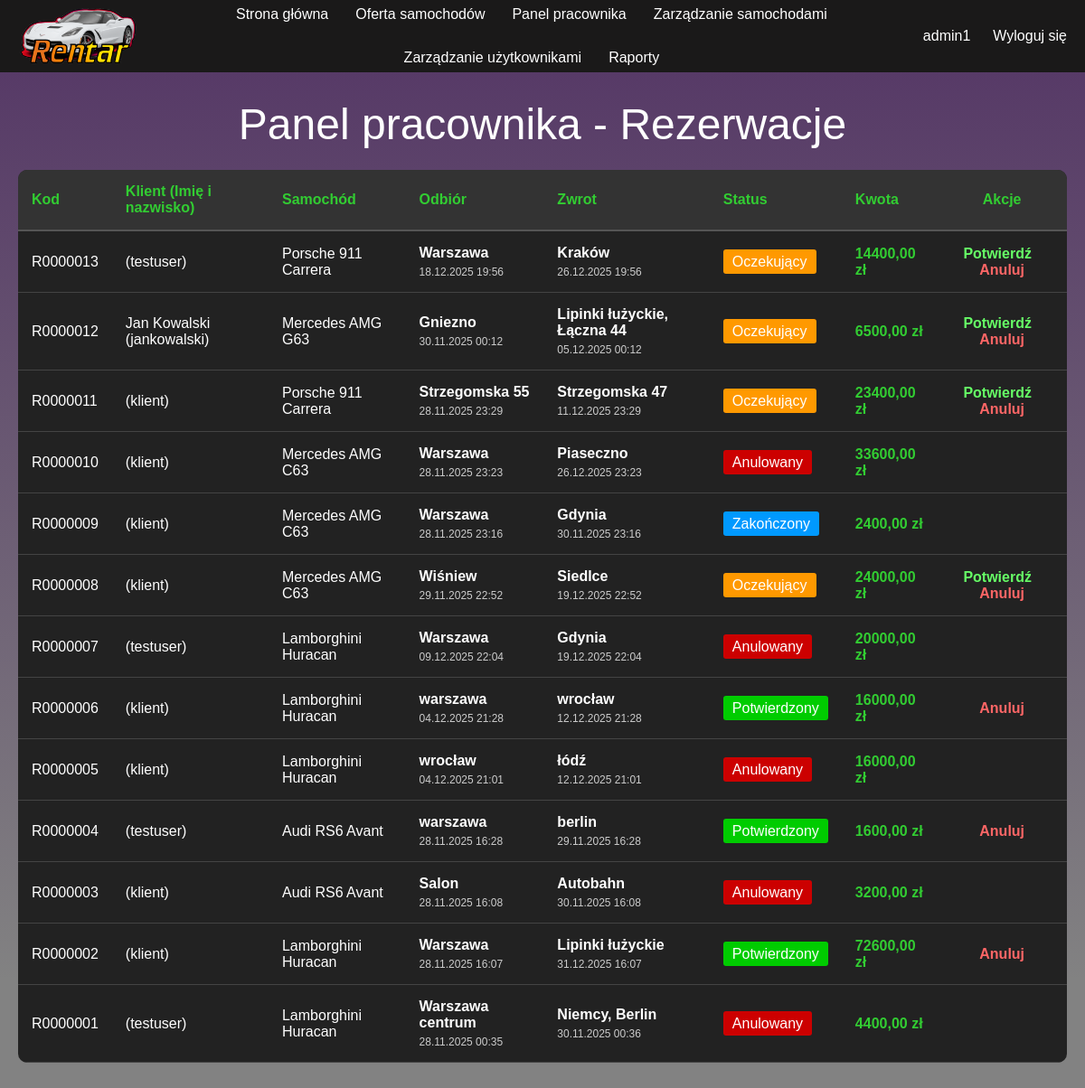
Page /panel-pracownika/ (signed in) on the earlier database version.
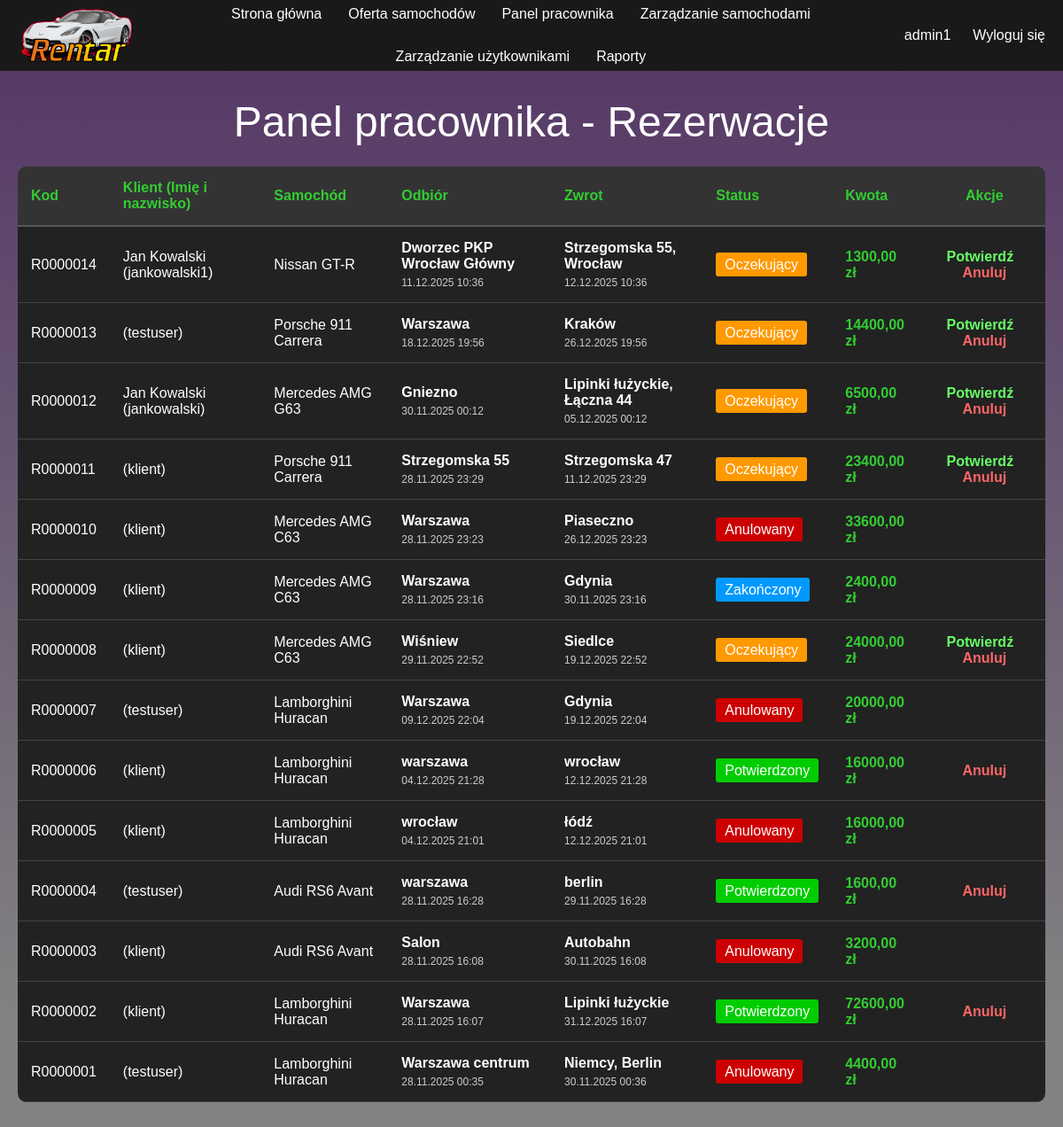
Same page on the later database version.
### rentar_app/models.py (models this page shows, shortened)
class Rezerwacja(models.Model):
    STATUS_CHOICES = [
        ('oczekujacy', 'Oczekujący'),
        ('potwierdzony', 'Potwierdzony'),
        ('zakonczony', 'Zakończony'),
        ('anulowany', 'Anulowany'),
    ]
    klient = models.ForeignKey(User, on_delete=models.CASCADE, related_name='rezerwacje_klient')
    imie_klienta = models.CharField(max_length=100, blank=True)
    nazwisko_klienta = models.CharField(max_length=100, blank=True)
    samochod = models.ForeignKey(Samochod, on_delete=models.CASCADE, related_name='rezerwacje')
    data_odbioru = models.DateTimeField()
    data_zwrotu = models.DateTimeField()
    miejsce_odbioru = models.CharField(max_length=200)
    miejsce_zwrotu = models.CharField(max_length=200)
    status = models.CharField(max_length=20, choices=STATUS_CHOICES, default='oczekujacy')
    pracownik_potwierdzajacy = models.ForeignKey(User, on_delete=models.SET_NULL, null=True, blank=True, related_name='rezerwacje_potwierdzone')
    data_utworzenia = models.DateTimeField(auto_now_add=True)
    data_modyfikacji = models.DateTimeField(auto_now=True)
    kod_rezerwacji = models.CharField(max_length=50, unique=True, editable=False)
    kwota_razem = models.DecimalField(max_digits=8, decimal_places=2, default=0)

class Samochod(models.Model):
    STATUS_CHOICES = [
        ('dostepny', 'Dostępny'),
        ('niedostepny', 'Niedostępny'),
    ]
    SKRZYNIA_CHOICES = [
        ('manualna', 'Manualna'),
        ('automatyczna', 'Automatyczna'),
    ]
    NAPED_CHOICES = [
        ('rwd', 'RWD'),
        ('awd', 'AWD'),
        ('fwd', 'FWD'),
    ]
    nazwa = models.CharField(max_length=100)
    rocznik = models.IntegerField()
    pojemnosc_silnika = models.CharField(max_length=50)
    moc = models.IntegerField()
    przyspieszenie = models.CharField(max_length=50)
    predkosc_maksymalna = models.IntegerField()
    skrzynia_biegow = models.CharField(max_length=20, choices=SKRZYNIA_CHOICES)
    liczba_miejsc = models.IntegerField()
    naped = models.CharField(max_length=10, choices=NAPED_CHOICES)
    cena_za_dobe = models.DecimalField(max_digits=8, decimal_places=2)
    status = models.CharField(max_length=20, choices=STATUS_CHOICES, default='dostepny')
    kod_samochodu = models.CharField(max_length=50, unique=True, editable=False)
    zdjecie = models.ImageField(upload_to='samochody/', null=True, blank=True)
    data_utworzenia = models.DateTimeField(auto_now_add=True)

### rentar_app/views.py (the view)
# urls.py: path('panel-pracownika/', views.panel_pracownika, name='panel_pracownika'),
@login_required(login_url='login')
def panel_pracownika(request):
    try:
        uzytkownik=Uzytkownik.objects.get(user=request.user)
        if uzytkownik.rola not in['pracownik','admin']:
            messages.error(request,'Dostęp tylko dla pracowników.')
            return redirect('index')
    except Uzytkownik.DoesNotExist:
        messages.error(request,'Błąd: profil użytkownika nie istnieje.')
        return redirect('index')
    rezerwacje=Rezerwacja.objects.order_by('-data_utworzenia')
    context={'rezerwacje':rezerwacje}
    return render(request,'panel_pracownika.html',context)

### rentar_app/templates/panel_pracownika.html (shortened to what this page needs)
{% extends 'base.html' %}
{% block content %}
<div style="max-width: 1200px;margin: 30px auto;padding: 0 20px;">
    <h1 class="tytul">Panel pracownika - Rezerwacje</h1>
    {% if rezerwacje %}
        <div style="overflow-x: auto;">
            <table style="width: 100%;background-color: #222222;border-collapse: collapse;">
                <thead>
                    <tr style="background-color: #333;">
                        <th style="color: limegreen;padding: 15px;text-align: left;border-bottom: 2px solid #555;">Kod</th>
                        <th style="color: limegreen;padding: 15px;text-align: left;border-bottom: 2px solid #555;">Klient (Imię i nazwisko)</th>
                        <th style="color: limegreen;padding: 15px;text-align: left;border-bottom: 2px solid #555;">Samochód</th>
                        <th style="color: limegreen;padding: 15px;text-align: left;border-bottom: 2px solid #555;">Odbiór</th>
                        <th style="color: limegreen;padding: 15px;text-align: left;border-bottom: 2px solid #555;">Zwrot</th>
                        <th style="color: limegreen;padding: 15px;text-align: left;border-bottom: 2px solid #555;">Status</th>
                        <th style="color: limegreen;padding: 15px;text-align: left;border-bottom: 2px solid #555;">Kwota</th>
                        <th style="color: limegreen;padding: 15px;text-align: center;border-bottom: 2px solid #555;">Akcje</th>
                    </tr>
                </thead>
                <tbody>
                    {% for rezerwacja in rezerwacje %}
                    <tr style="border-bottom: 1px solid #444;">
                        <td style="color: white;padding: 15px;">{{ rezerwacja.kod_rezerwacji }}</td>
                        <td style="color: white;padding: 15px;">{{ rezerwacja.imie_klienta }} {{ rezerwacja.nazwisko_klienta }} ({{ rezerwacja.klient.username }})</td>
                        <td style="color: white;padding: 15px;">{{ rezerwacja.samochod.nazwa }}</td>
                        <td style="color: white;padding: 15px;">
                            <div style="font-weight: bold;margin-bottom: 5px;">{{ rezerwacja.miejsce_odbioru }}</div>
                            <div style="color: #ccc;font-size: 12px;">{{ rezerwacja.data_odbioru|date:"d.m.Y H:i" }}</div>
                        </td>
                        <td style="color: white;padding: 15px;">
                            <div style="font-weight: bold;margin-bottom: 5px;">{{ rezerwacja.miejsce_zwrotu }}</div>
                            <div style="color: #ccc;font-size: 12px;">{{ rezerwacja.data_zwrotu|date:"d.m.Y H:i" }}</div>
                        </td>
                        <td style="color: white;padding: 15px;">
                            {% if rezerwacja.status == 'oczekujacy' %}
                                <span style="background-color: #ff9900;padding: 5px 10px;border-radius: 3px;">Oczekujący</span>
                            {% elif rezerwacja.status == 'potwierdzony' %}
                                <span style="background-color: #00cc00;padding: 5px 10px;border-radius: 3px;">Potwierdzony</span>
                            {% elif rezerwacja.status == 'zakonczony' %}
                                <span style="background-color: #0099ff;padding: 5px 10px;border-radius: 3px;">Zakończony</span>
                            {% elif rezerwacja.status == 'anulowany' %}
                                <span style="background-color: #cc0000;padding: 5px 10px;border-radius: 3px;">Anulowany</span>
                            {% endif %}
                        </td>
                        <td style="color: limegreen;padding: 15px;font-weight: bold;">{{ rezerwacja.kwota_razem }} zł</td>
                        <td style="color: white;padding: 15px;text-align: center;">
                            {% if rezerwacja.status == 'oczekujacy' %}
                                <a href="{% url 'potwierdz_rezerwacje' rezerwacja.id %}" style="color: #66ff66;text-decoration: none;font-weight: bold;margin-right: 10px;" title="Potwierdź rezerwację">Potwierdź</a>
                            {% endif %}
                            {% if rezerwacja.status in 'oczekujacy,potwierdzony' %}
                                <a href="{% url 'anuluj_rezerwacje' rezerwacja.id %}" style="color: #ff6666;text-decoration: none;font-weight: bold;" onclick="return confirm('Anulować tę rezerwację?');">Anuluj</a>
                            {% endif %}
                        </td>
                    </tr>
                    {% endfor %}
                </tbody>
            </table>
        </div>
    {% else %}
        <div style="text-align: center;padding: 40px;background-color: #222222;border-radius: 10px;">
            <p style="color: white;font-size: 18px;">Brak rezerwacji do wyświetlenia.</p>
        </div>
    {% endif %}
</div>
{% endblock %}

### rentar_app/templates/base.html (shortened to what this page needs)
{% load static %}
<!DOCTYPE html>
<html lang="pl">
<head>
    <link rel="stylesheet" href="{% static 'style.css' %}">
</head>
<body>
    <nav class="nav">
        <div class="nav-container">
            <ul class="nazwa_firmy">
                <li><a href="{% url 'index' %}" class="logo"><img src="{% static 'images/logo.png' %}" alt="Rentar Logo"></a></li>
            </ul>
            <ul class="nav1">
                <li><a href="{% url 'index' %}">Strona główna</a></li>
                <li><a href="{% url 'cars_list' %}">Oferta samochodów</a></li>
                {% if user.is_authenticated %}
                    {% if user.uzytkownik.rola == 'klient' %}
                        <li><a href="{% url 'moje_rezerwacje' %}">Moje rezerwacje</a></li>
                    {% elif user.uzytkownik.rola == 'pracownik' %}
                        <li><a href="{% url 'panel_pracownika' %}">Panel pracownika</a></li>
                        <li><a href="{% url 'zarzadzanie_samochodami' %}">Zarządzanie samochodami</a></li>
                    {% elif user.uzytkownik.rola == 'admin' %}
                        <li><a href="{% url 'panel_pracownika' %}">Panel pracownika</a></li>
                        <li><a href="{% url 'zarzadzanie_samochodami' %}">Zarządzanie samochodami</a></li>
                        <li><a href="{% url 'zarzadzanie_uzytkownikami' %}">Zarządzanie użytkownikami</a></li>
                        <li><a href="{% url 'raporty' %}">Raporty</a></li>
                    {% endif %}
                {% endif %}
            </ul>
            <ul class="nav2">
                {% if user.is_authenticated %}
                    <li><a href="#">{{ user.username }}</a></li>
                    <li><a href="{% url 'logout' %}">Wyloguj się</a></li>
                {% else %}
                    <li><a href="{% url 'login' %}">Logowanie</a></li>
                    <li><a href="{% url 'register' %}">Rejestracja</a></li>
                {% endif %}
            </ul>
        </div>
    </nav>
    {% block content %}{% endblock %}
</body>
</html>

### rentar_app/static/style.css (style rules this page uses)
html { scroll-behavior: smooth; }
body { background: linear-gradient(180deg, rgba(46, 8, 67, 0.82) 0%, rgba(0, 0, 0, 0.49) 88%); margin: 0; padding: 0; font-family: sans-serif; color: white; }
h1 { display: flex; justify-content: space-evenly; align-items: center; max-width: 1200px; margin: auto; flex-wrap: wrap; }
.tytul { font-family: sans-serif; text-align: center; font-size: xxx-large; font-weight: normal; margin: 2%; }
.nav-container { display: flex; justify-content: center; align-items: center; gap: 30px; width: 100%; max-width: 1200px; margin: auto; }
.nav { height: 80px; background: rgb(26, 25, 25); width: 100%; display: flex; align-items: center; justify-content: center; padding: 0 20px; box-sizing: border-box; border-radius: 0 0 0px 0px; margin-bottom: 30px; }
.nav-container { display: flex; width: 100%; max-width: 1400px; justify-content: space-between; align-items: center; gap: 20px; }
.nazwa_firmy { display: flex; align-items: center; flex-shrink: 0; margin: 0; padding: 0; list-style: none; }
.logo { display: flex; align-items: center; text-decoration: none; }
.logo img { height: 70px; width: auto; }
.nav1 { display: flex; justify-content: center; align-items: center; gap: 30px; list-style: none; padding: 0; margin: 0; flex: 1; flex-wrap: wrap; }
.nav1 li { white-space: nowrap; }
.nav1 a { color: white; text-decoration: none; font-size: 16px; transition: color 0.3s; }
.nav2 { display: flex; justify-content: flex-end; align-items: center; gap: 25px; list-style: none; padding: 0; margin: 0; flex-shrink: 0; flex-wrap: wrap; }
.nav2 li { white-space: nowrap; }
.nav2 a { color: white; text-decoration: none; font-size: 16px; transition: color 0.3s; }

### rentar_app/templates/panel_pracownika.html (style rules this page uses)
table { margin-bottom: 30px; border-radius: 10px; overflow: hidden; }
html { min-height: 100%; }

### rentar_app/templates/base.html (style rules this page uses)
html { min-height: 100%; }

Differences in the rows shown:
added Rezerwacja: kod_rezerwacji "R0000014", imie_klienta "Jan", nazwisko_klienta "Kowalski", klient.username "jankowalski1", samochod.nazwa "Nissan GT-R", miejsce_odbioru "Dworzec PKP Wrocław Główny", data_odbioru "11.12.2025 10:36", miejsce_zwrotu "Strzegomska 55, Wrocław", data_zwrotu "12.12.2025 10:36", status "Oczekujący", kwota_razem "1300,00"
